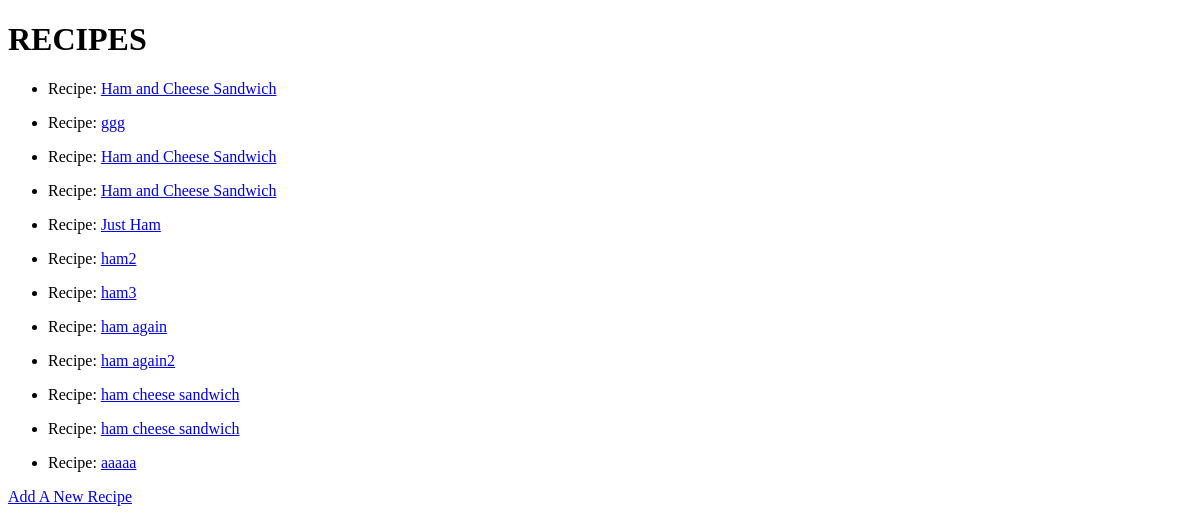
/recipe/, run on an earlier commit of the app's database.
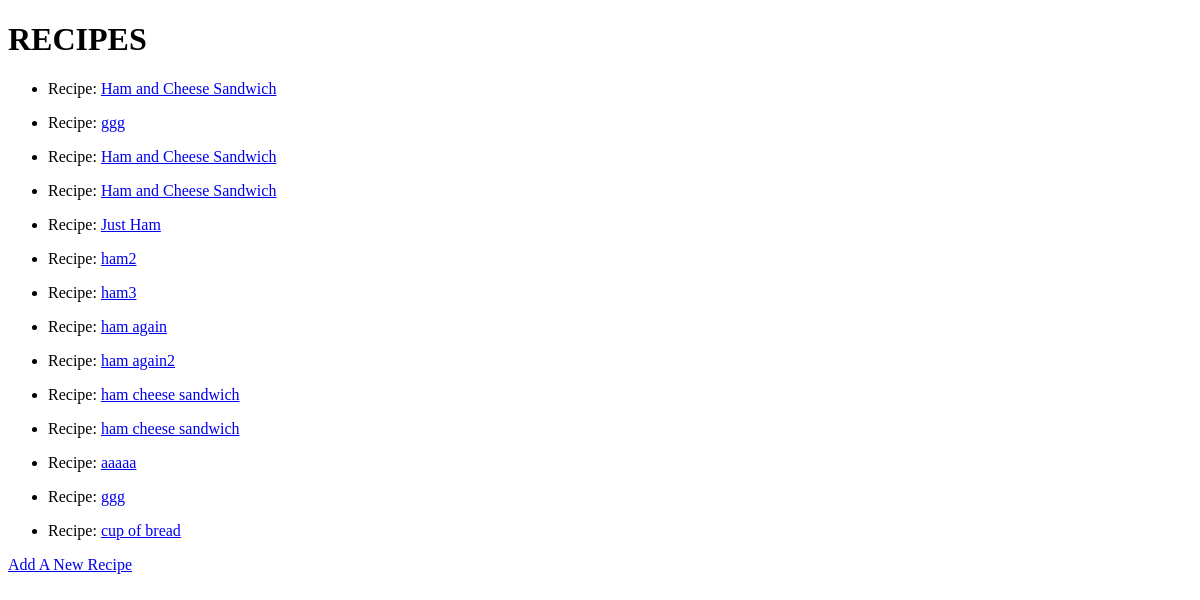
And on a later commit of the database.
### recipebox/models/general.py (models this page shows, shortened)
class Recipe(db.Model):
    __tablename__ = "recipe"
    id = db.Column(db.Integer, primary_key=True)
    name = db.Column(db.String(30), nullable=False)
    picture = db.Column(db.String(150), nullable=False)
    ingredients = db.relationship('RecipeIngredient', backref="recipe_object", lazy=True)

### recipebox/general/recipes.py (the view)
@general_bp.route('/recipe/')
def recipe():
    selected_recipes = Recipe.query.all()
    return render_template('recipe_browse.html', browse_items=selected_recipes)

### recipebox/general/templates/recipe_browse.html
{% extends "browse.html" %}
{% block browse_title %}RECIPES{% endblock %}
{% block browse_entry %}
    <ul id="{{ item.name }}">
      <li>
        <span class="field-name">Recipe:</span>
        <span class="field-value"><a href="{{ url_for('general_bp.recipe_view', id=item.id) }}">{{ item.name }}</a></span>
      </li>
    </ul>
{% endblock %}
{% block browse_new %}
<a href="{{ url_for('general_bp.recipe_new') }}">Add A New Recipe</a>
{% endblock %}

### recipebox/templates/browse.html
{% extends "base.html" %}
{% block content %}
<div class="container">
  <h1>{% block browse_title %}{% endblock %}</h1>
  {% for item in browse_items %}
    {% block browse_entry scoped %}{% endblock %}
  {% endfor %}
  {% block browse_new %}{% endblock %}
</div>
{% endblock %}

### recipebox/templates/base.html (shortened to what this page needs)
<!DOCTYPE html>
<html lang="en" dir="ltr">
  <head>
  </head>
  <body>
    {% block content %}{% endblock %}
  </body>
</html>

What changed in the data, as far as the page shows it:
added Recipe: name "ggg"
added Recipe: name "cup of bread"
